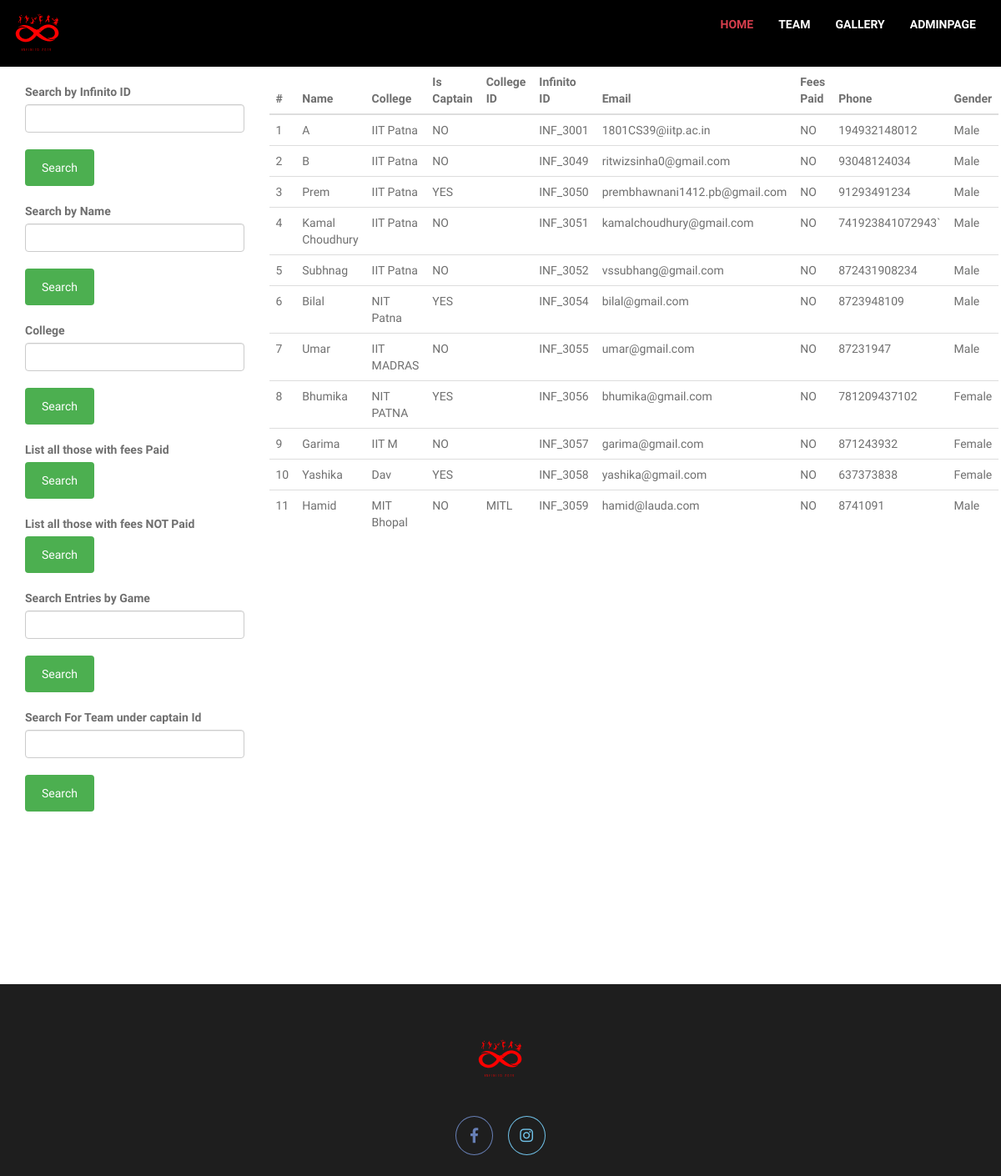
The app's page /admin/adminData.php (signed in) with its own data.
### tables this page shows
CREATE TABLE `participants` (
  `Id` int(20) NOT NULL,
  `Name` varchar(100) NOT NULL,
  `College` varchar(100) NOT NULL,
  `isCaptain` tinyint(1) DEFAULT 0,
  `InfCode` varchar(10) NOT NULL,
  `Email` varchar(50) DEFAULT NULL,
  `isConfirmed` int(2) DEFAULT NULL,
  `Phone` varchar(50) NOT NULL,
  `Gender` varchar(6) NOT NULL,
  `CollegeId` varchar(200) NOT NULL
);

### admin/adminData.php (the view, shortened to what this page needs)
<!DOCTYPE html>
<html lang="en">
<head>
    <link rel="stylesheet" type="text/css" href="../css/style.css?version=51" />
    <link rel="stylesheet" type="text/css" href="../css/responsive.css?version=51" />
    <link rel="stylesheet" type="text/css" href="../css/countdown.css?version=51" />
    <link rel="stylesheet" href="https://use.fontawesome.com/releases/v5.7.0/css/all.css" />
</head>
<body>
    <div class="bac">
        <div class="container" style="padding:10px 0">
            <a href="../index.php" class="logo float-left tran4s"><img src="../images/logo/logo.png" alt="Logo" style="border-radius:100%" /></a>
            <nav class="navbar float-right theme-main-menu one-page-menu">
                <div class="collapse navbar-collapse" id="navbar-collapse-1">
                    <ul class="nav navbar-nav">
                        <li class="active"><a href="../index.php">Home</a></li>
                        <li><a href="../team.php">Team</a></li>
                        <li><a href="../gallery.php">Gallery</a></li>
                        <li><a href="./adminPage.php">AdminPage</a></li>
                    </ul>
                </div>
            </nav>
        </div>
    </div>
    <?php
    if (isset($_SESSION['isVerified'])) {
        require('../connect.php');
        $stmt = $pdo->prepare("SELECT * FROM participants");
        $stmt->execute();
        $search_result = $stmt->fetchAll();
        ?>
        <div class="container" style="height:100vh;">
            <div class="col-lg-3 col-md-3">
                <form action="" method="POST" style="margin-top:20px;">
                    <div class="form-group">
                        <label for="Search By Id">Search by Infinito ID</label>
                        <input type="text" name="InfCode" required class="form-control">
                        <br>
                        <input type="submit" name="infSubmit" value="Search" class="btn btn-primary" >
                    </div>
                </form>
                <form action="" method="POST" style="margin-top:20px;">
                    <div class="form-group">
                        <label for="Search By Name">Search by Name</label>
                        <input type="text" name="name" required class="form-control">
                        <br>
                        <input type="submit" name="nameSubmit" value="Search" class="btn btn-primary" >
                    </div>
                </form>
                <form action="" method="POST" style="margin-top:20px;">
                    <div class="form-group">
                        <label for="Search By College">College</label>
                        <input type="text" name="college" required class="form-control">
                        <br>
                        <input type="submit" name="collegeSubmit" value="Search" class="btn btn-primary" >
                    </div>
                </form>
                <form action="" method="POST" style="margin-top:20px;">
                    <div class="form-group">
                        <label for="Fees Paid">List all those with fees Paid</label>
                        <br>
                        <input type="submit" name="feePaidSubmit" value="Search" class="btn btn-primary" >
                    </div>
                </form>
                <form action="" method="POST" style="margin-top:20px;">
                    <div class="form-group">
                        <label for="Fees not Paid">List all those with fees NOT Paid</label>
                        <br>
                        <input type="submit" name="feenotPaidSubmit" value="Search" class="btn btn-primary" >
                    </div>
                </form>
                <form action="" method="POST" style="margin-top:20px;">
                    <div class="form-group">
                        <label for="GET BY GAME">Search Entries by Game</label>
                        <input type="text" name="game" required class="form-control">
                        <br>
                        <input type="submit" name="gameSubmit" value="Search" class="btn btn-primary" >
                    </div>
                </form>
                <form action="" method="POST" style="margin-top:20px;">
                    <div class="form-group">
                        <label for="GET team">Search For Team under captain Id</label>
                        <input type="text" name="team" required class="form-control">
                        <br>
                        <input type="submit" name="teamSubmit" value="Search" class="btn btn-primary" >
                    </div>
                </form>
            </div>
            <div class="col-lg-9 col-md-9">
                <table class="table">
                    <thead class="thead-dark">
                        <tr>
                            <th scope="col">#</th>
                            <th scope="col">Name</th>
                            <th scope="col">College</th>
                            <th scope="col">Is Captain</th>
                            <th scope="col">College ID</th>
                            <th scope="col">Infinito ID</th>
                            <th scope="col">Email</th>
                            <th scope="col">Fees Paid</th>
                            <th scope="col">Phone</th>
                            <th scope="col">Gender</th>
                        </tr>
                    </thead>
                    <tbody>
                    <?php $count =1;
                        foreach($search_result as $data) {
                        ?>
                        <tr>
                            <td><?php echo $count ?></td>
                            <td><?php echo $data['Name'] ?></td>
                            <td><?php echo $data['College'] ?></td>
                            <td><?php echo $data['isCaptain']  ?  "YES" :  "NO"; ?></td>
                            <td><?php echo $data['CollegeId']  ?></td>
                            <td><?php echo $data['InfCode']  ?></td>
                            <td><?php echo $data['Email']  ?></td>
                            <td><?php echo $data['isConfirmed'] ? "YES" : "NO"; ?></td>
                            <td><?php echo $data['Phone']  ?></td>
                            <td><?php echo $data['Gender'] ?></td>
                        </tr>
                        <?php $count++; } ?>
                    </tbody>
                </table>
            </div>
        </div>
    <?php  }
     else {
        echo "Login as Admin";
    }
    ?>
    <footer style="margin-top: 25%;">
        <div class="container">
            <a href="index.php" class="logo"><img src="../images/logo/logo.png" alt="Logo" style="border-radius:100%" /></a>
            <ul>
                <li>
                    <a href="https://www.facebook.com/InfinitoIITPatna/" target="_blank" class="tran3s round-border"><i class="fab fa-facebook-f" aria-hidden="true"></i></a>
                </li>
                <li>
                    <a href="https://www.instagram.com/infinito_iitp/" target="_blank" class="tran3s round-border"><i class="fab fa-instagram"></i></a>
                </li>
            </ul>
        </div>
    </footer>
</body>
</html>

### css/style.css (style rules this page uses)
body { font-family: 'Raleway', sans-serif; font-weight: normal; color:#6f6f6f; font-size: 14px; position: relative; }
h1,h2,h3,h4,h5,h6,p,ul { margin:0;padding: 0; }
ul { list-style-type: none; }
a { text-decoration: none; display: inline-block; }
img { max-width: 100%; display: block; }
input,textarea { outline: none; box-shadow: none;-webkit-transition: all 0.3s ease-in-out;-o-transition: all 0.3s ease-in-out;transition: all 0.3s ease-in-out; }
.tran3s,.theme-main-menu .navbar-nav>li a,#project-section .project-gallery .single-img .opacity, #team-section .team-member-wrapper .single-team-member .member-name h6, #team-section .team-member-wrapper .single-team-member .member-name p, #team-section .team-member-wrapper .single-team-member .member-name ul, #our-client .owl-theme .owl-dots .owl-dot span { -webkit-transition: all .3s ease-in-out; -moz-transition: all .3s ease-in-out; -ms-transition: all .3s ease-in-out; -o-transition: all .3s ease-in-out; transition: all .3s ease-in-out; }
.tran4s,#events-section .single-events-content p,#project-section .project-gallery .single-img .opacity ul, #project-section .project-gallery .single-img .opacity h6 a { -webkit-transition: all .4s ease-in-out; -moz-transition: all .4s ease-in-out; -ms-transition: all .4s ease-in-out; -o-transition: all .4s ease-in-out; transition: all .4s ease-in-out; }
.float-left { float:left; }
.float-right { float:right; }
.round-border { border-radius: 50%; -moz-border-radius: 50%; -webkit-border-radius: 50%; -o-border-radius: 50%; -ms-border-radius: 50%; }
.p-color,.theme-main-menu .navbar-nav>li.active>a, .theme-main-menu .navbar-nav>li>a:hover,#about-us .single-about-content:hover h5 a, #events-section .single-events-content:hover .icon-heading .icon, #events-section .single-events-content:hover .icon-heading h6 a, #pricing-section .single-price-table a:hover,#blog-section .single-news-item .img a, #blog-section .single-news-item:hover .post p a,#blog-section .single-news-item .post h6:hover a, #contact-section .contact-address-content .left-side ul li:hover .icon, #contact-section .send-message form button:hover,.inner-page-banner .opacity ul li:last-child, .blog-details-page aside .sidebar-news-list ul li a i,.monthly-header-title, .blog-details-page aside .sidebar-news-list ul li a:hover,.blog-details-page aside .sidebar-archives ul li a i, .blog-details-page aside .sidebar-archives ul li a:hover,.blog-details-page aside .sidebar-archives ul li a.active, .blog-details-page aside .sidebar-news-list ul li a.active,.recent-single-post .post a:hover, .sidebar-tags ul li a:hover,.blog-details-post-wrapper .list-img-wrapper ul li a i, .blog-details-post-wrapper .list-img-wrapper ul li a:hover,.blog-details-post-wrapper .post-comment form button:hover, .blog-details-post-wrapper .post-share-area .share li a:hover,.theme-main-menu.navbar .nav>li ul li a:hover, .blog-details-post-wrapper .post-share-area .share li a.active { color:#d73e4d; }
.theme-main-menu .navbar-nav>li>a { text-transform: uppercase; color:#fff; font-weight: 700; background: transparent; padding: 9px 15px; }
.theme-main-menu .navbar-nav>li:last-child>a { padding-right: 0; }
.theme-main-menu.navbar { border:none; margin: 0; }
.theme-main-menu .navbar-nav { margin: 0; }
footer { margin: 100px 0 0 0; background: #1e1e1e; padding: 60px 0 25px 0; text-align: center; }
footer .logo { margin-bottom: 20px; }
footer ul li { display: inline-block; margin-top: 13px; }
footer ul li a { width: 45px; line-height: 45px; font-size: 18px; margin: 0 7px; border:1px solid transparent; }
footer ul li:nth-child(1) a { color: #677fb5; border-color:#677fb5; }
footer ul li:nth-child(2) a { color: #70c2e9; border-color:#70c2e9; }
.bac { background-color: black; }
input[type=submit] { background-color: #4CAF50; color: white; padding: 12px 20px; border: none; border-radius: 4px; cursor: pointer; }

### css/responsive.css (style rules this page uses)
@media (min-width: 992px) { .container { padding-left: 0 !important; padding-right: 0 !important; } }

### records on screen
participants: Name "A", College "IIT Patna", isCaptain "NO", InfCode "INF_3001", Email "1801CS39@iitp.ac.in", Phone "194932148012", Gender "Male"
participants: Name "B", College "IIT Patna", isCaptain "NO", InfCode "INF_3049", Email "ritwizsinha0@gmail.com", Phone "93048124034", Gender "Male"
participants: Name "Prem", College "IIT Patna", isCaptain "YES", InfCode "INF_3050", Email "prembhawnani1412.pb@gmail.com", shows "NO", Phone "91293491234", Gender "Male"
participants: Name "Kamal Choudhury", College "IIT Patna", isCaptain "NO", InfCode "INF_3051", Email "kamalchoudhury@gmail.com", Phone "741923841072943`", Gender "Male"
participants: Name "Subhnag", College "IIT Patna", isCaptain "NO", InfCode "INF_3052", Email "vssubhang@gmail.com", Phone "872431908234", Gender "Male"
participants: Name "Bilal", College "NIT Patna", isCaptain "YES", InfCode "INF_3054", Email "bilal@gmail.com", shows "NO", Phone "8723948109", Gender "Male"
participants: Name "Umar", College "IIT MADRAS", isCaptain "NO", InfCode "INF_3055", Email "umar@gmail.com", Phone "87231947", Gender "Male"
participants: Name "Bhumika", College "NIT PATNA", isCaptain "YES", InfCode "INF_3056", Email "bhumika@gmail.com", shows "NO", Phone "781209437102", Gender "Female"
participants: Name "Garima", College "IIT M", isCaptain "NO", InfCode "INF_3057", Email "garima@gmail.com", Phone "871243932", Gender "Female"
participants: Name "Yashika", College "Dav", isCaptain "YES", InfCode "INF_3058", Email "yashika@gmail.com", shows "NO", Phone "637373838", Gender "Female"
participants: Name "Hamid", College "MIT Bhopal", isCaptain "NO", CollegeId "MITL", InfCode "INF_3059", Email "hamid@lauda.com", Phone "8741091", Gender "Male"
